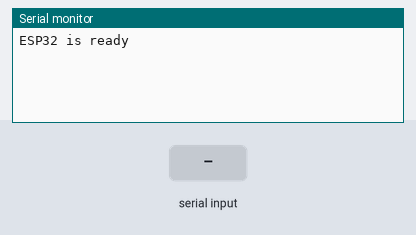
The sketch below on a simulated ESP32. On the bench: the last lines printed to the serial monitor. The test bench sets the inputs (shaded band). Nothing arrives over Bluetooth unless stated.

Above: at 2.8 s.
2.9 s: "1\n" received over the second serial link
At 3.6 s:
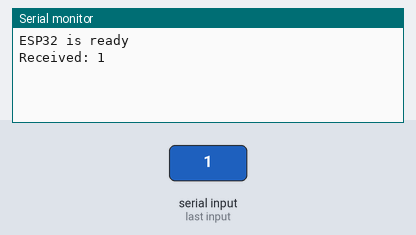
4.5 s: "0\n" received over the second serial link
At 5.8 s:
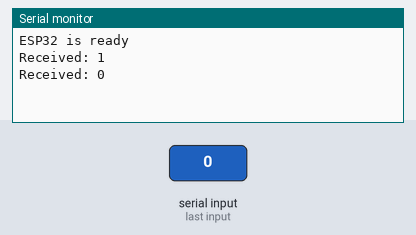
6.0 s: "2\n" received over the second serial link
At 7.1 s:
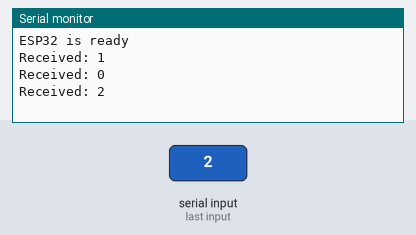

Measured:
- after the input at 2.9 s, the serial monitor: prints a new line after 0.10 s (image 1)
- after the input at 4.5 s, the serial monitor: prints a new line after 0.50 s (image 2)
- after the input at 6.0 s, the serial monitor: prints a new line at once (image 3)

The sketch:

ESP32_Basic1.ino
```cpp
#include <WiFi.h>
#include <BluetoothSerial.h>

// ตั้งค่าชื่อและรหัสผ่านสำหรับ WiFi
const char* ssid = "GreenPow.co";
const char* password = "GreenPow.co";

// ตั้งค่าชื่อสำหรับ Bluetooth
BluetoothSerial SerialBT;

void setup() {
  Serial.begin(115200);
  SerialBT.begin("GreenPow.co"); // ชื่อของอุปกรณ์ Bluetooth

  Serial2.begin(115200, SERIAL_8N1, 16, 17); // RX, TX ของ ESP32
  Serial.println("ESP32 is ready");
}

void loop() {
  // ตรวจสอบข้อความที่รับจาก Arduino
  if (Serial2.available()) {
    String msg = Serial2.readStringUntil('\n');
    Serial.print("Received: ");
    Serial.println(msg);

    // ส่งข้อความกลับไปยัง Arduino
    Serial2.println("Hello from ESP32");
    ///Serial.println("Sent: Hello from ESP32");
  }

  delay(1000); // รอ 1 วินาที
}
```
